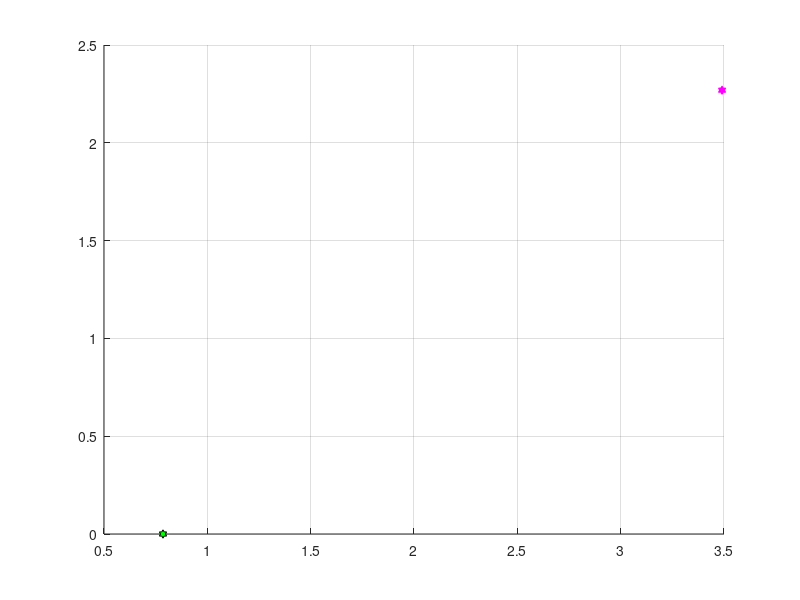

This chart was generated by the following MATLAB code: (Note: this script raises an error after producing the figure.)
% Probabilistic Roadmap Method (PRM)

% clear
clc;
clear;
close all;

%% Environments
global obstacles;
global a0;
global dc;
global l;
rec1 = [9 0;10 0;10 8.5;9 8.5];
% rec2 = [9 12;10 12;10 20;9 20];
rec2 = [9 10.5;10 10.5;10 18;9 18];
rec3 = [6 11;7 11;7 12;6 12];
rec4 = [12 7.5;13.8 7.5;13.8 9.3;12 9.3];
rec5 = [10 9.5;10 10.5;11 10.5;11 9.5];
obstacles(:,:,1) = rec1;
obstacles(:,:,2) = rec2;
obstacles(:,:,3) = rec3;
obstacles(:,:,4) = rec4;
node = 2500;
nghb_cnt = 5;
figure;
grid on;
hold on;
%% initial and end position of manipulator
a0 = [7 7.5];
l = 2;
start = [45 0 300]*pi/180;
target = [200 130 110]*pi/180;
dc = size(start,2);
%% Random Sampling

t = cputime; % run time
temp = [start;target];
p1 = plot(temp(1,1), temp(1,2),'kh','MarkerFaceColor','g'); %start
p2 = plot(temp(2,1), temp(2,2),'mh','MarkerFaceColor','m'); %target
% get random nodes until total nodes is reach
while length(temp)<node+2
    x = rand(1,dc).* [pi*2 pi*2 pi*2]; % random value
    
    % if okay random point, put into array (temp)
    if det(x) == false% 碰撞检测
        temp = [temp;x];
        p3 = plot3(x(1),x(2),x(3),'b.'); % plot nodes
    end
end

%% create node paths (potential paths)

adjacency = cell(node+2,1); % adjacency list
for i=1:node+2
    distances = distanceCost(temp(i,:),temp);
    [P,I] = sort(distances);
    k = min(numel(P),nghb_cnt+1);
    nghb_nodes = temp(I(2:k),:);
    for j=1:length(nghb_nodes)
        [feasible,~,~] = checkPath(temp(i,:),nghb_nodes(j,:));
        if feasible
            adjacency{i} = [adjacency{i};I(j+1)];adjacency{I(j+1)}=[adjacency{I(j+1)};i];
            p4 = plot3([temp(i,1);nghb_nodes(j,1)],[temp(i,2);nghb_nodes(j,2)],[temp(i,3);nghb_nodes(j,3)], 'r-', 'LineWidth', 0.1); % plot potentials lines
            pause(0.01);
        end
    end
end

%% Determine the best path

% node = [idx, historic cost, heuristic cost, total cost, parent idx]
X = [1 0 heu(temp(1,:),target) 0+heu(temp(1,:),target) -1]; % the process through A* algorihtm
p_index = []; % parent index
path_F = false; % path found
while size(X,1)>0
    [A, I] = min(X,[],1);
    n = X(I(4),:); % check smallest cost element
    X = [X(1:I(4)-1,:);X(I(4)+1:end,:)]; % delete element (currently)
    
    if n(1)==2 % check
        path_F = true;
        break;
    end
    
    % iterate through all adjacency from the node
    for mv=1:length(adjacency{n(1),1})
        temp1 = adjacency{n(1),1}(mv);
        
        % if not already in p_index
        if length(p_index)==0 || length(find(p_index(:,1)==temp1))==0
            historic_c = n(2)+hist(temp(n(1),:),temp(temp1,:)); % historic cost
            heuristic_c = heu(temp(temp1,:),target); % heuristic cost
            total_c = historic_c+heuristic_c; % total cost
            
            add = true; % add if better cost
            if length(find(X(:,1)==temp1))>=1 % 如果该近邻还在待搜索列表中
                I = find(X(:,1)==temp1);
                if X(I,4)<total_c
                    add = false;
                else
                    X=[X(1:I-1,:);X(I+1:end,:);]; % 删除该节点
                    add = true;
                end
            end
            if add % 更新待搜索节点列表
                X = [X;temp1 historic_c heuristic_c total_c size(p_index,1)+1]; % add new nodes
            end
        end
    end
    p_index = [p_index;n]; % update list
end

% if path is not found
if ~path_F
    error('No Path!')
end

%retrieve path from parent index
path = temp(n(1),:);
prev = n(5);
while prev>0
    path = [temp(p_index(prev,1),:);path];
    prev = p_index(prev,5);
end

% visualize the path
p5 = plot3(path(:,1),path(:,2),path(:,3),'color','c','LineWidth',2);
%legend([p1 p2 p3(1) p4 p5], {'Start','Target', 'Nodes', 'Potental Paths', 'Path'}, 'Location', 'southeast')
legend([p1 p2 p3(1) p5], {'Start','Target', 'Nodes', 'Path'}, 'Location', 'bestoutside')
% title(['PRM in Environment ', num2str(Environ)]) % title
hold off
figure;
plotLink(a0,l,path,obstacles);

%% Time and cost function (recalculated just in case)

% time
e = cputime-t;

% cost function
d = diff([path(:,1), path(:,2) path(:,3)]);
total_length = sum(sqrt(sum(d.*d,2)));
fprintf("Processing Time: %.2f sec \t Path Length: %.2f bits \n", e, total_length);
%saveas(p5,'image1.png');



%% auxiliary function
%% Cost function calculation

% historic
function h=hist(a,b)
h = sqrt(sum((a-b).^2));
end

% heuristic
function h=heu(c,d)
% h = sqrt(sum((c-d).^2));
h=0;
end

%% collision detection function
function [feasible,colPoint,step] = checkPath(node,parent)
global dc;
global obstacles;
global a0;
global l;
step = 0;
p2 = parent(1:dc);
p1 = node(1:dc);
colPoint = [];
feasible = 1;
if norm(p2-p1)<1e-3
    return;
end
delta = getMinDistVec(node,parent);
dir = delta/norm(delta);
for i=0:0.05:sqrt(sum((delta).^2))
    feasible = ~det(p1+i*dir);
%     plotLink(a0,l,p1+i*dir,obstacles);
    if feasible == 0
        colPoint = p1+i*dir;
        step = i;
        return
    end
end
end

function isCols = det(config)
global obstacles;
x = fk(config);
[r,~] = size(x);
isCols = 0;
for i = 1:r-1
    [~,~,on] = size(obstacles);
    for j = 1:on
        isCols = gjk2d(x(i:i+1,:),obstacles(:,:,j));
        if isCols == 1
            return;
        end
    end
    for j = i+2:r-1
        isCols = gjk2d(x(i:i+1,:),x(j:j+1,:));
        if isCols == 1
            return;
        end
    end
end
end

%% forward kinematics of manipulator
function [x] = fk(theta)
% theta  1xdc configuration space of manipulator deg
% a0     position of manipulator's base
% l      the length of manipulator
% x      N x 2 or 3
global l;
global a0;
global dc;
% 2-d environment
x = zeros(dc+1,2);
x(1,:) = a0(:)';
for i = 2:dc+1
    x(i,:) = x(i-1,:)+[l*cos(theta(i-1)) l*sin(theta(i-1))];
end
end

function minDistVec = getMinDistVec(p1,p2)
p1 = mod(p1,2*pi);
p2 = mod(p2,2*pi);
minDistVec = p2-p1;
revCol = minDistVec>pi;
minDistVec(revCol) = minDistVec(revCol) - 2*pi;
revCol = minDistVec<-pi;
minDistVec(revCol) = minDistVec(revCol) + 2*pi;
end

function h = distanceCost(a,b)
tmp = getMinDistVec(a,b);
h = sum(tmp.^2,2).^(1/2);
end